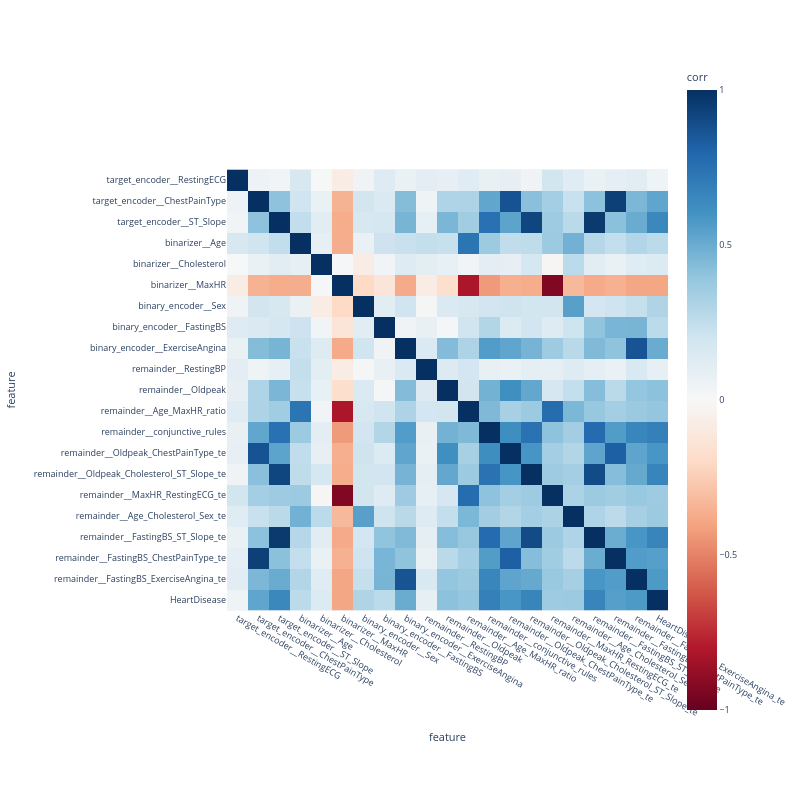

Notebook code for this chart:
### Code cell
plot_corr_matrix(corr_df, width=800, height=800, fontsize=9)

### Figure 1 — Plotly figure (JSON) as saved in the notebook; plotly's stock layout.template omitted (floating-point values rounded to 4 significant figures; data arrays with more than 128 entries replaced by an {"elided": "..."} marker saying what was removed)
{"data": [{"coloraxis": "coloraxis", "name": "0", "x": ["target_encoder__RestingECG", "target_encoder__ChestPainType", "target_encoder__ST_Slope", "binarizer__Age", "binarizer__Cholesterol", "binarizer__MaxHR", "binary_encoder__Sex", "binary_encoder__FastingBS", "binary_encoder__ExerciseAngina", "remainder__RestingBP", "remainder__Oldpeak", "remainder__Age_MaxHR_ratio", "remainder__conjunctive_rules", "remainder__Oldpeak_ChestPainType_te", "remainder__Oldpeak_Cholesterol_ST_Slope_te", "remainder__MaxHR_RestingECG_te", "remainder__Age_Cholesterol_Sex_te", "remainder__FastingBS_ST_Slope_te", "remainder__FastingBS_ChestPainType_te", "remainder__FastingBS_ExerciseAngina_te", "HeartDisease"], "y": ["target_encoder__RestingECG", "target_encoder__ChestPainType", "target_encoder__ST_Slope", "binarizer__Age", "binarizer__Cholesterol", "binarizer__MaxHR", "binary_encoder__Sex", "binary_encoder__FastingBS", "binary_encoder__ExerciseAngina", "remainder__RestingBP", "remainder__Oldpeak", "remainder__Age_MaxHR_ratio", "remainder__conjunctive_rules", "remainder__Oldpeak_ChestPainType_te", "remainder__Oldpeak_Cholesterol_ST_Slope_te", "remainder__MaxHR_RestingECG_te", "remainder__Age_Cholesterol_Sex_te", "remainder__FastingBS_ST_Slope_te", "remainder__FastingBS_ChestPainType_te", "remainder__FastingBS_ExerciseAngina_te", "HeartDisease"], "z": {"elided": "21x21 float values"}, "type": "heatmap", "xaxis": "x", "yaxis": "y", "hovertemplate": "feature: %{x}<br>feature: %{y}<br>corr: %{z}<extra></extra>"}], "layout": {"xaxis": {"anchor": "y", "domain": [0.0, 1.0], "scaleanchor": "y", "constrain": "domain", "title": {"text": "feature"}}, "yaxis": {"anchor": "x", "domain": [0.0, 1.0], "autorange": "reversed", "constrain": "domain", "title": {"text": "feature"}}, "coloraxis": {"colorbar": {"title": {"text": "corr"}}, "colorscale": [[0.0, "rgb(103,0,31)"], [0.1, "rgb(178,24,43)"], [0.2, "rgb(214,96,77)"], [0.3, "rgb(244,165,130)"], [0.4, "rgb(253,219,199)"], [0.5, "rgb(247,247,247)"], [0.6, "rgb(209,229,240)"], [0.7, "rgb(146,197,222)"], [0.8, "rgb(67,147,195)"], [0.9, "rgb(33,102,172)"], [1.0, "rgb(5,48,97)"]], "cmin": -1, "cmax": 1, "autocolorscale": false}, "margin": {"t": 60}, "font": {"size": 9}, "width": 800, "height": 800}}
